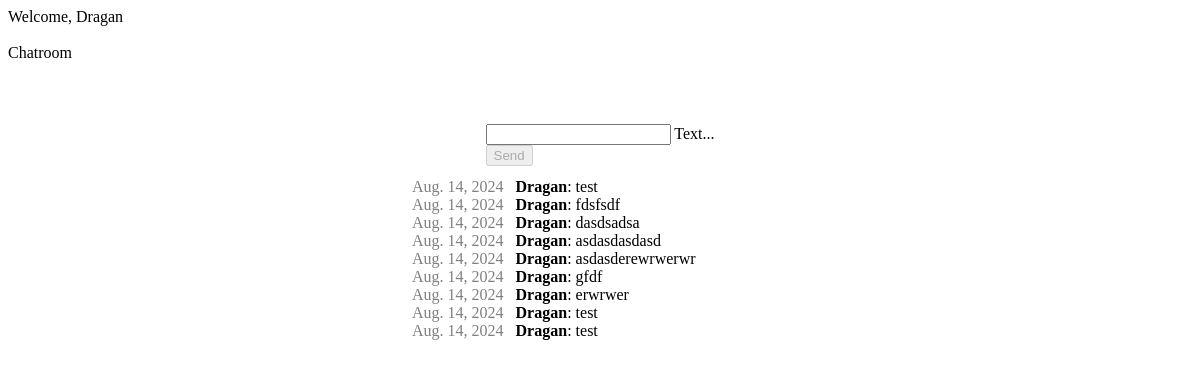
The page /chat/ (signed in) on the database as committed earlier.
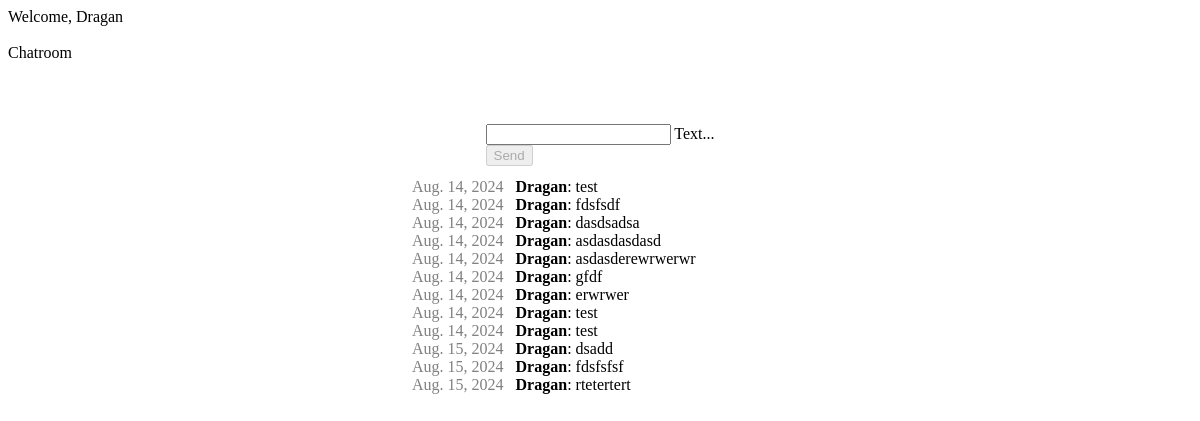
The same page on the database as committed later.
### chat/models.py (models this page shows)
class Message(models.Model):
    text = models.CharField(max_length=500)
    created_at = models.DateField(default=date.today)
    author = models.ForeignKey(settings.AUTH_USER_MODEL, on_delete=models.CASCADE, related_name='author_message_set')
    receiver = models.ForeignKey(settings.AUTH_USER_MODEL, on_delete=models.CASCADE, related_name='receiver_message_set')
    chat = models.ForeignKey(Chat, on_delete=models.CASCADE, default=None, blank=True, null=True)

### chat/views.py (the view, shortened to what this page needs)
# urls.py: path('chat/', index),
@login_required(login_url='/login/')
def index(request):
    chatMessages = Message.objects.filter(chat__id=1)
    return render(request, 'chat/index.html', {'messages': chatMessages})

### chat/templates/chat/index.html (shortened to what this page needs)
{% extends "base.html" %} {% block content %}
<div class="page-content">
  {% if request.user.is_authenticated %}
  <form onsubmit="sendMessage(); return false" method="post">
    <div class="mdl-textfield mdl-js-textfield mdl-textfield--floating-label">
      <input
        class="mdl-textfield__input"
        name="textmessage"
        type="text"
        id="chatMsg"
        onkeyup="isMessageTextEmpty()"
      />
      <label class="mdl-textfield__label" for="sample3">Text...</label>
    </div>
    <button
      id="sendButton"
      class="mdl-button mdl-js-button mdl-button--raised mdl-js-ripple-effect mdl-button--accent"
      type="submit"
      disabled
    >
      Send
    </button>
  </form>
  <div class="chat-msg" id="msgContainer">
    {% for message in messages %}
    <div>
      <div>
        <span class="mr-8 gray">{{message.created_at}}</span>
        <b>{{message.author}}</b>: {{message.text}}
      </div>
    </div>
    {% endfor %}
  </div>
  {% else %}
  <h1>Sie sind nicht eingeloggt</h1>
  <p>Bitte loggen Sie sich ein <a href="/login/">Login</a></p>
  {% endif %}
</div>
{% endblock %}

### templates/base.html (shortened to what this page needs)
<!DOCTYPE html>
<html lang="en">
  <head>
    <link
      rel="stylesheet"
      href="https://code.getmdl.io/1.3.0/material.indigo-pink.min.css"
    />
    {% load static %}
    <link rel="stylesheet" href="{% static 'css/style.css' %}" />
  </head>
  <body>
    <div class="mdl-layout mdl-js-layout mdl-layout--fixed-header">
      <header class="mdl-layout__header">
        <div class="mdl-layout__header-row">
          <span class="mdl-layout-title">
            {% if request.user.is_authenticated %} Welcome,
            {{request.user.username }} {% else %} Welcome, Guest {% endif %}
          </span>
          <nav class="sdl-navigation sdl-layout--large-screen-only">
            {% if request.user.is_authenticated %}
            <form onsubmit="logout(); return false">
              <button class="logoutBtn" type="submit">Logout</button>
            </form>
            {% endif %}
          </nav>
        </div>
      </header>
      <div class="mdl-layout__drawer">
        <span class="mdl-layout-title">Chatroom</span>
      </div>
      <main class="mdl-layout__content">
        {% block content %} {% endblock %}
      </main>
    </div>
  </body>
</html>

### static/css/style.css (style rules this page uses)
.page-content { display: flex; flex-direction: column; justify-content: center; align-items: center; margin-top: 50px; padding: 12px; }
.chat-msg { max-width: 376px; width: 100%; margin-top: 12px; max-height: 700px; overflow-y: auto; }
button { width: fit-content; }
.gray { color: gray; }
.mr-8 { margin-right: 8px; }
.logoutBtn { border: none; outline: none; background-color: unset; color: white; cursor: pointer; }

Rows that differ between the two databases and show on the page:
added Message: created_at "Aug. 15, 2024", author "Dragan", text "dsadd"
added Message: created_at "Aug. 15, 2024", author "Dragan", text "fdsfsfsf"
added Message: created_at "Aug. 15, 2024", author "Dragan", text "rtetertert"
